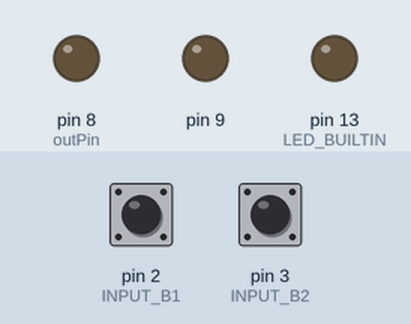
The program below on a simulated Arduino Uno, built with avr-gcc and run on an emulated ATmega328P. Parts: output pins drawn as LEDs (lit = HIGH). The inputs (shaded band) are chosen by the test bench; at power-on: pin 2 (INPUT_B1) HIGH, pin 3 (INPUT_B2) HIGH. WiFi joins after 1.5 s; servers stay silent unless stated; no MQTT or app messages arrive unless stated; what the program prints to the serial monitor is not drawn.

Above: at 2.7 s.
2.8 s: pin 2 (INPUT_B1) pulled LOW for 0.15 s
At 4.2 s:
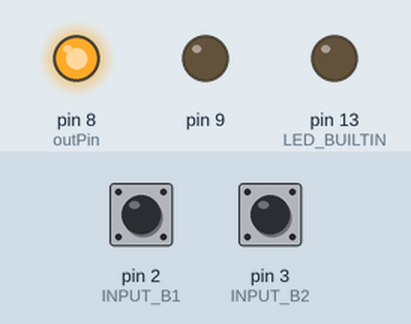
5.0 s: pin 3 (INPUT_B2) pulled LOW for 0.15 s
At 5.8 s:
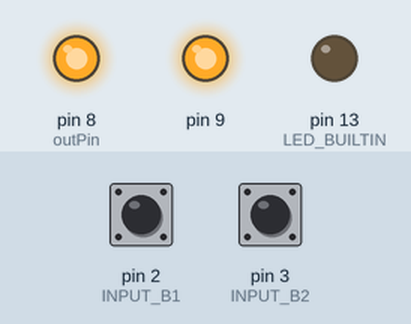
At 10.1 s:
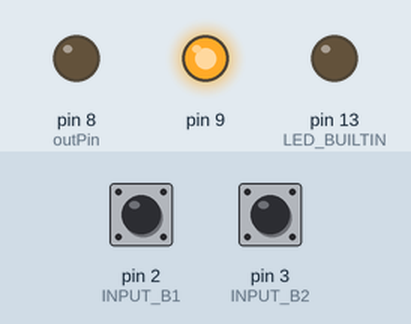
Timing chart, 0 to 13.1 s (numbered marks = the images above; inputs shaded):
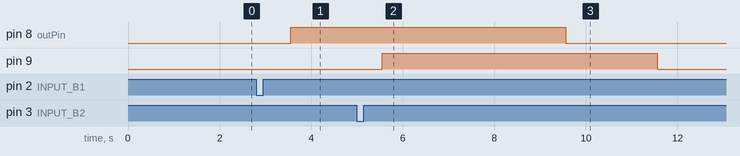

The program:

main.cpp
```cpp
#include <Arduino.h>
#include <avr/sleep.h>
#include <SPI.h>
#include <Ethernet.h>
#include <PubSubClient.h>
#include "config.h"

// Enter a MAC address for your controller below.
// Newer Ethernet shields have a MAC address printed on a sticker on the shield
byte mac[] = ETHERNET_MAC;
String ip = "";
const char *broker = MQTT_BROKER;
EthernetClient ethClient;
PubSubClient mqttClient;

typedef struct
{
  uint16_t applied;
  uint8_t counter;
  uint8_t outPin;
} DoorBell;

DoorBell doorBells[NUM_DOORBELLS];

void isrDoorBell1()
{
  doorBells[0].applied++;
}

void isrDoorBell2()
{
  doorBells[1].applied++;
}

void isrDoorBell3()
{
  doorBells[2].applied++;
}

void isrDoorBell4()
{
  doorBells[3].applied++;
}

/**
 * Safe power when nothing to do
 *
 * TODO: not working properly, please check!
 */
void enterSleep(void)
{
  for (uint8_t i = 0; i < NUM_DOORBELLS; i++)
  {
    digitalWrite(doorBells[i].outPin, LOW);
  }

  digitalWrite(LED_BUILTIN, LOW);
  set_sleep_mode(SLEEP_MODE_PWR_DOWN);
  sleep_enable();
  sleep_mode();
  /* Sleeping now, execution will continue here in case of wakeup event. */
  sleep_disable();
  digitalWrite(LED_BUILTIN, HIGH);
}

/**
 * Executed once after reset
 */
void setup()
{
#ifdef OUTPUT_B1
  doorBells[0].outPin = OUTPUT_B1;
#endif
#ifdef OUTPUT_B2
  doorBells[1].outPin = OUTPUT_B2;
#endif
#ifdef OUTPUT_B3
  doorBells[2].outPin = OUTPUT_B3;
#endif
#ifdef OUTPUT_B4
  doorBells[3].outPin = OUTPUT_B4;
#endif

  // configure LEDs
  pinMode(LED_BUILTIN, OUTPUT);
  for (uint8_t i = 0; i < NUM_DOORBELLS; i++)
  {
    pinMode(doorBells[i].outPin, OUTPUT);
    digitalWrite(doorBells[i].outPin, LOW);
  }

// configure buttons
#ifdef INPUT_B1
  pinMode(INPUT_B1, INPUT_PULLUP);
  attachInterrupt(digitalPinToInterrupt(INPUT_B1), isrDoorBell1, FALLING);
#endif
#ifdef INPUT_B2
  pinMode(INPUT_B2, INPUT_PULLUP);
  attachInterrupt(digitalPinToInterrupt(INPUT_B2), isrDoorBell2, FALLING);
#endif
#ifdef INPUT_B3
  pinMode(INPUT_B3, INPUT_PULLUP);
  attachInterrupt(digitalPinToInterrupt(INPUT_B3), isrDoorBell3, FALLING);
#endif
#ifdef INPUT_B4
  pinMode(INPUT_B4, INPUT_PULLUP);
  attachInterrupt(digitalPinToInterrupt(INPUT_B4), isrDoorBell4, FALLING);
#endif

  for (uint8_t i = 0; i < NUM_DOORBELLS; i++)
  {
    doorBells[i].applied = 0;
    doorBells[i].counter = 0;
  }

  Serial.begin(9600);
  while (!Serial)
  {
  };
  Serial.println(F("xxthunder/DoorBell"));
  Serial.println();

  // configure ethernet using DHCP
  if (Ethernet.begin(mac) == 0)
  {
    Serial.println("Failed to configure Ethernet using DHCP");
    // connection fails, stop program run.
    for (;;)
      ;
  }

  Serial.println(F("Ethernet configured via DHCP"));
  Serial.print("IP address: ");
  Serial.println(Ethernet.localIP());
  Serial.println();

  ip = String(Ethernet.localIP()[0]);
  ip = ip + ".";
  ip = ip + String(Ethernet.localIP()[1]);
  ip = ip + ".";
  ip = ip + String(Ethernet.localIP()[2]);
  ip = ip + ".";
  ip = ip + String(Ethernet.localIP()[3]);

  // setup mqtt client
  mqttClient.setClient(ethClient);
  mqttClient.setServer(broker, 1883);
  if (mqttClient.connect(MQTT_ID, MQTT_USER, MQTT_PASSWD))
  {
    Serial.println("Connection has been established, well done");
    mqttClient.publish(MQTT_ID "/ip", ip.c_str());
  }
  else
  {
    Serial.println("Looks like the server connection failed...");
  }
}

void handleButtonEvents()
{
  for (uint8_t i = 0; i < NUM_DOORBELLS; i++)
  {
    char topic[11];
    char cnt[11];
    sprintf(topic, "DoorBell/b%d", i + 1);
    if (doorBells[i].applied > 0)
    {
      mqttClient.publish(topic, "ON");

      // TODO: no idea, if I ever need some filtering. Remove it, when proven in use.
      sprintf(cnt, "count: %d", doorBells[i].applied);
      mqttClient.publish(topic, cnt);

      digitalWrite(doorBells[i].outPin, HIGH);
      doorBells[i].applied = 0;
      doorBells[i].counter = LOOP_CNT_APPLIED;
    }
    else
    {
      if (doorBells[i].counter > 0)
      {
        doorBells[i].counter--;
      }
      else
      {
        mqttClient.publish(topic, "OFF");
        digitalWrite(doorBells[i].outPin, LOW);
        doorBells[i].counter = LOOP_CNT_IDLE;
      }
    }
  }
}

void loop()
{
  handleButtonEvents();
  if (!mqttClient.connected())
    mqttClient.connect(MQTT_ID, MQTT_USER, MQTT_PASSWD);
  mqttClient.loop();
  delay(LOOP_TIME_MS);
  //enterSleep();
}
```

config.h
```cpp
#ifndef CONFIG_H
#define CONFIG_H

#include <Arduino.h>

// Loop delay/time
#define LOOP_TIME_MS 1000
#define LOOP_CNT_IDLE 30
#define LOOP_CNT_APPLIED 5

// connected door bell buttons and status leds
#define NUM_DOORBELLS 2
#define INPUT_B1 PIND2
#define INPUT_B2 PIND3
#define OUTPUT_B1 8
#define OUTPUT_B2 9

#define ETHERNET_MAC                       \
    {                                      \
        0xDE, 0xAD, 0xBE, 0xEF, 0xFE, 0xED \
    }

#define MQTT_BROKER "<your broker ip or hostname>"
#define MQTT_ID "DoorBell"
#define MQTT_USER "***"
#define MQTT_PASSWD "***"

#endif
```

Measured:
- after the input at 2.8 s, pin 8 (outPin): LOW → HIGH after 0.76 s
- after the input at 5.0 s, pin 9: LOW → HIGH after 0.56 s, → LOW 6.0 s later
